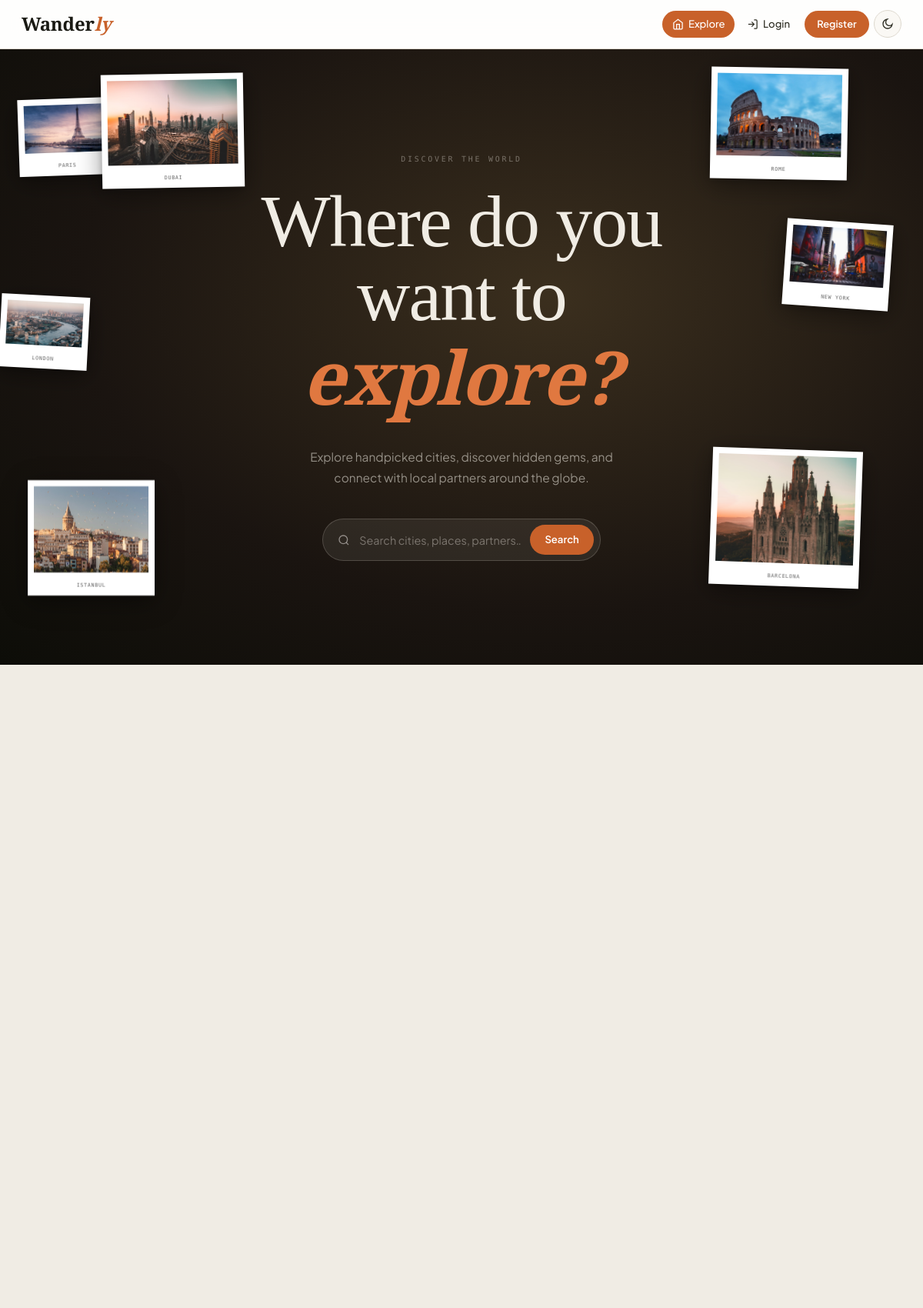
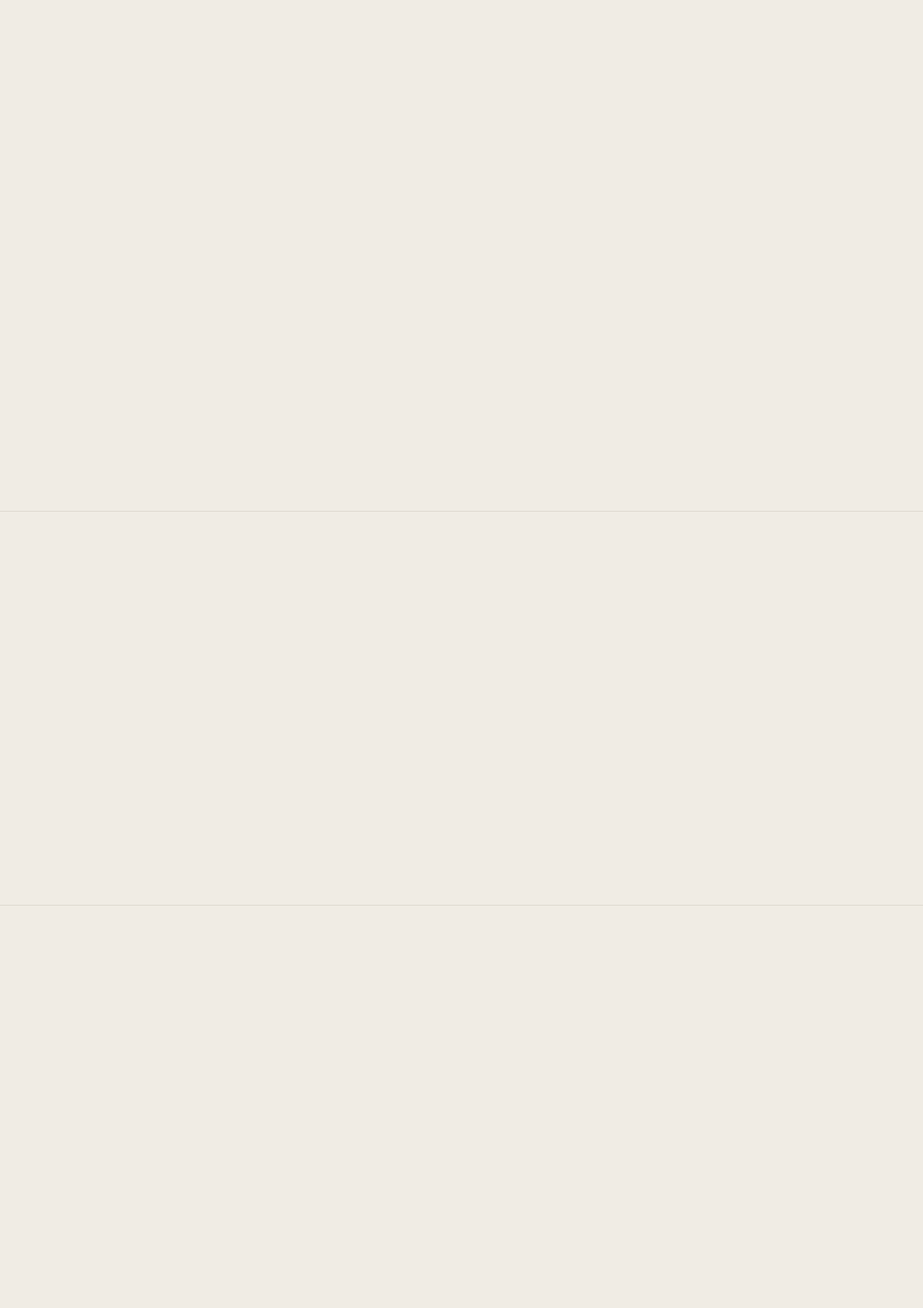
The page / (upper part) on the database its author committed (2 pictures, top to bottom).
### locations/models.py (models this page shows, shortened)
class City(models.Model):
    name = models.CharField(max_length=100)
    description = models.TextField()
    cover_image = models.ImageField(upload_to='cities/', blank=True, null=True)
    class Meta:
        verbose_name_plural = 'Cities'

### core/views.py (the view)
# urls.py: path('', views.home, name='home'),
def home(request):
    posts  = list(Post.objects.all().order_by('-created_at')[:20])
    cities = list(City.objects.prefetch_related('places').all())
    top_hotels = (
        Hotel.objects
        .filter(partner__is_approved=True)
        .select_related('partner__user', 'city')
        .annotate(booking_count=Count('bookings'))
        .order_by('-rating_avg', '-booking_count')[:6]
    )
    restaurants = (
        Restaurant.objects
        .filter(partner__is_approved=True)
        .select_related('partner__user', 'city')
        .order_by('-rating_avg')[:12]
    )
    agencies = (
        Agency.objects
        .filter(partner__is_approved=True)
        .select_related('partner__user')
        .order_by('-rating_avg')[:6]
    )
    featured_partners = (
        Partner.objects.filter(is_approved=True).order_by('?')[:6]
    )
    return render(request, 'core/home.html', {
        'posts':              posts,
        'cities':             cities,
        'top_hotels':         top_hotels,
        'restaurants':        restaurants,
        'agencies':           agencies,
        'featured_partners':  featured_partners,
    })

### templates/core/home.html (shortened to what this page needs)
{% extends 'base.html' %}
{% load static %}
{% block nav_explore %}active{% endblock %}
{% block content %}
<div class="hero-world">
 <div class="hero-floats">
 {% for city in cities|slice:":7" %}
 {% if city.cover_image %}
 <div class="float-img" style="--r:{{ forloop.counter|add:"-3" }}deg;">
 <img src="{{ city.cover_image.url }}" alt="{{ city.name }}">
 <span class="float-caption">{{ city.name }}</span>
 </div>
 {% endif %}
 {% endfor %}
 </div>
 <div class="hero-world-copy">
 <div class="hero-eyebrow">Discover the World</div>
 <h1 class="hero-headline">
 Where do you want to
 <span class="rotate-wrap">
 <span class="rotate-inner" id="word-container">
 <em class="rotate-word">explore?</em>
 </span>
 </span>
 </h1>
 <p class="hero-sub">Explore handpicked cities, discover hidden gems, and connect with local partners around the globe.</p>
 <div class="hero-actions">
 <form class="hero-search-bar" action="{% url 'core:search' %}" method="get">
 <svg viewBox="0 0 24 24" fill="none" stroke="rgba(247,244,239,.5)" stroke-width="2" style="width:16px;height:16px;flex-shrink:0;"><circle cx="11" cy="11" r="8"/><path d="M21 21l-4.35-4.35"/></svg>
 <input type="text" name="q" id="hero-search" placeholder="Search cities, places, partners…" autocomplete="off">
 <button type="submit">Search</button>
 </form>
 </div>
 </div>
</div>
<div class="home-section" id="dest-section">
 <div class="container">
 <div class="dest-grid" id="cities-grid">
 </div>
 </div>
</div>
<div class="home-section">
 <div class="container">
 {% if top_hotels %}
 <div class="hotels-grid">
 </div>
 {% else %}
 <div class="empty-state" style="padding:3rem 0;">
 <div class="empty-icon"></div>
 <div class="empty-title">No hotels yet</div>
 <p class="empty-text">Hotels will appear here once partners register.</p>
 </div>
 {% endif %}
 </div>
</div>
<div class="home-section">
 <div class="container">
 {% if top_hotels %}
 <div class="bundles-grid">
 </div>
 {% else %}
 <div class="empty-state" style="padding:3rem 0;">
 <div class="empty-icon"></div>
 <div class="empty-title">Bundles coming soon</div>
 <p class="empty-text">We're building curated travel bundles. Check back once partners are added.</p>
 </div>
 {% endif %}
 </div>
</div>
{% endblock %}

### templates/core/home.html (style rules this page uses)
.dest-grid { display: grid; grid-template-columns: repeat(auto-fill, minmax(280px, 1fr)); gap: 1.5rem; }
.hotels-grid { display: grid; grid-template-columns: repeat(auto-fill, minmax(300px, 1fr)); gap: 1.25rem; }
.bundles-grid { display: grid; grid-template-columns: repeat(auto-fill, minmax(320px, 1fr)); gap: 1.5rem; }
.home-section { padding: 4rem 0; }
.home-section + .home-section { border-top: 1px solid var(--border); }

### rows shown on the page
City: cover_image (picture), name "PARIS"
City: cover_image (picture), name "DUBAI"
City: cover_image (picture), name "ISTANBUL"
City: cover_image (picture), name "ROME"
City: cover_image (picture), name "BARCELONA"
City: cover_image (picture), name "LONDON"
City: cover_image (picture), name "NEW YORK"
